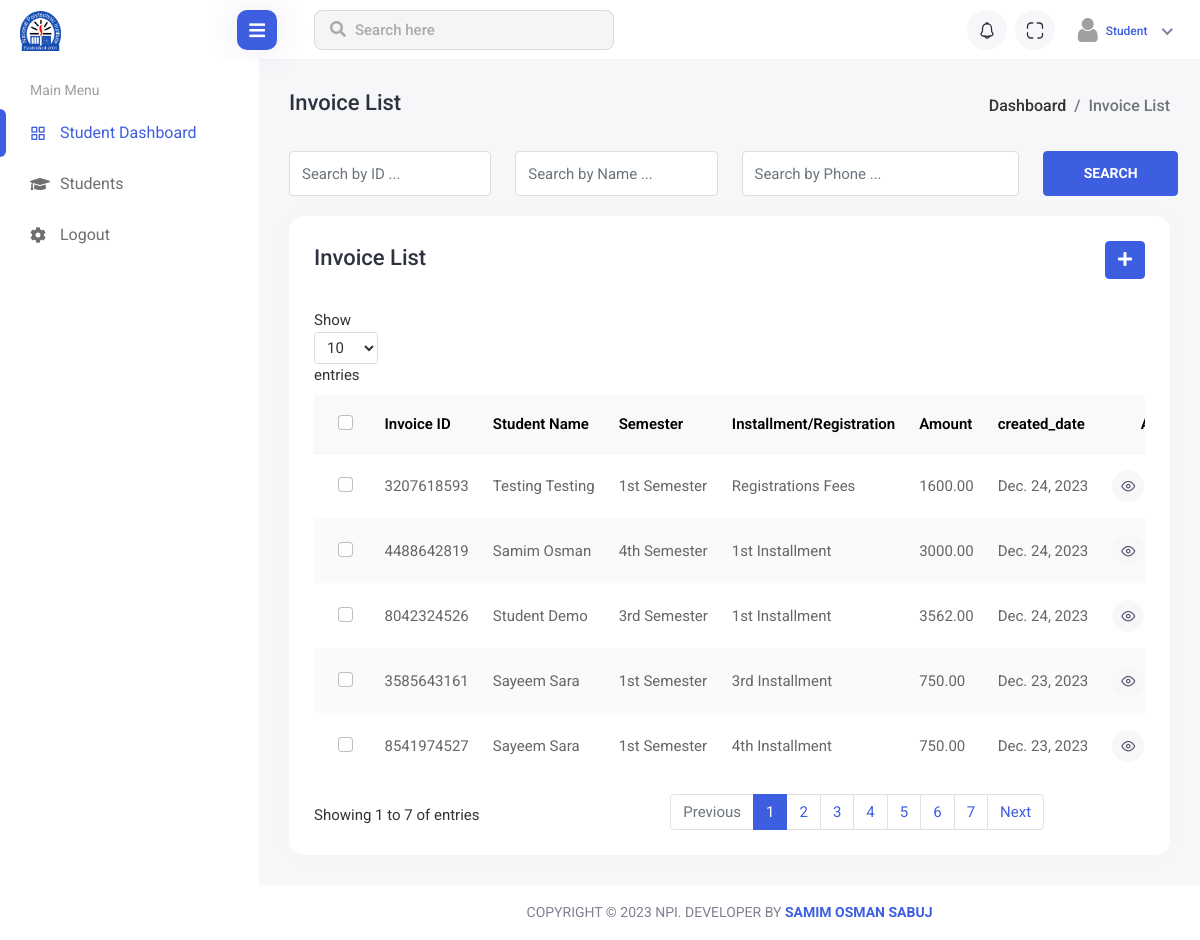
Screenshot of /student/invoice-list/ (signed in) with the database file from the repository.
### student/models.py (models this page shows, shortened)
class Invoice(models.Model):
    student = models.ForeignKey(student, on_delete=models.DO_NOTHING)
    semester = models.ForeignKey(Semesters, on_delete=models.DO_NOTHING, blank=True, null=True)
    installment = models.ForeignKey(Installments, on_delete=models.DO_NOTHING, blank=True, null=True)
    registration_fees = models.ForeignKey(Registration_fees, on_delete=models.DO_NOTHING, blank=True, null=True)
    Invoice_id = models.CharField(max_length=10)
    amount = models.DecimalField(max_digits=10, decimal_places=2)
    created_date = models.DateField(auto_now_add=True)

class Semesters(models.Model):
    TITLE = (
        ('1st Semester', '1st Semester'),
        ('2nd Semester', '2nd Semester'),
        ('3rd Semester', '3rd Semester'),
        ('4th Semester', '4th Semester'),
        ('5th Semester', '5th Semester'),
        ('6th Semester', '6th Semester'),
        ('7th Semester', '7th Semester'),
        ('8th Semester', '8th Semester'),
        )
    Student = models.ForeignKey(student, on_delete=models.CASCADE, related_name="Students")
    title = models.CharField(choices=TITLE, max_length=50)
    start_date = models.DateField(auto_now_add=True)
    result = models.FloatField(max_length=5, blank=True, null=True)
    is_complete = models.BooleanField(default=False)
    def __str__(self) -> str:
        return self.title
    class Meta:
        ordering = ['title']

class Registration_fees(models.Model):
    PAYMENT_METHOD = (
        ('Cash', 'Cash'),
        ('Bkash', 'Bkash'),
        ('Others', 'Others'),
    )
    Student = models.ForeignKey(student, on_delete=models.CASCADE, related_name='Student')
    semester = models.ForeignKey(Semesters, on_delete=models.DO_NOTHING, related_name='Registration_fees_semester')
    title = models.CharField(max_length=50, default="Registrations Fees")
    amount = models.DecimalField(decimal_places=2, max_digits=10)
    pay_date = models.DateField(blank=True, null=True)
    is_paid = models.BooleanField(default=False)
    payment_method = models.CharField(choices=PAYMENT_METHOD, max_length=15, blank=True, null=False)

class Installments(models.Model):
    TITLE = (
        ('1st Installment', '1st Installment'),
        ('2nd Installment', '2nd Installment'),
        ('3rd Installment', '3rd Installment'),
        ('4th Installment', '4th Installment'),
    )
    PAYMENT_METHOD = (
        ('Cash', 'Cash'),
        ('Bkash', 'Bkash'),
        ('Others', 'Others'),
    )
    semester = models.ForeignKey(Semesters, on_delete=models.CASCADE, related_name="Semester")
    title = models.CharField(choices=TITLE, max_length=50)
    amount = models.PositiveIntegerField(default=3750)
    discount = models.PositiveIntegerField(default=0)
    created_date = models.DateTimeField(auto_now_add=True)
    payment_method = models.CharField(choices=PAYMENT_METHOD, max_length=15, blank=True, null=False)
    is_paid = models.BooleanField(default=False)
    def __str__(self) -> str:
        return self.title
    class Meta:
        ordering = ['-created_date']

### account/models.py (models this page shows, shortened)
class User(AbstractBaseUser, PermissionsMixin):
    email = models.EmailField(max_length=50, blank=False, unique=True)
    username = models.CharField(max_length=40, validators=[UnicodeUsernameValidator], unique=True)
    is_active = models.BooleanField(default=True)
    is_staff = models.BooleanField(default=False)
    is_superuser = models.BooleanField(default=False)
    date_joined = models.DateTimeField(auto_now_add=True)
    objects = UserManager()
    is_student = models.BooleanField(default=False)
    is_teacher = models.BooleanField(default=False)
    is_adminstaff = models.BooleanField(default=False)
    USERNAME_FIELD = 'username'
    REQUIRED_FIELDS = ['email',]
    class Meta:
        ordering = ['-date_joined']

class student(User):
    GENDER = (
        ('Male', 'Male'),
        ('Female', 'Female'),
        ('Others', 'Others'),
    )
    RELIGION = (
        ('Islam', 'Islam'),
        ('Hindu', 'Hindu'),
        ('Chirstian', 'Chirstian'),
        ('Buddist', 'Buddist'),
        ('Others', 'Others'),
    )
    BLOOD_GROUP = (
        ('A+', 'A+'),
        ('A-', 'A-'),
        ('B+', 'B+'),
        ('B-', 'B-'),
        ('O+', 'O+'),
        ('O-', 'O-'),
        ('AB+', 'AB+'),
        ('AB-', 'AB-'),
    )
    first_name = models.CharField(max_length=20)
    last_name = models.CharField(max_length=20)
    address = models.TextField(blank=True)
    gender = models.CharField(choices=GENDER, max_length=10, blank=True, null=False)
    date_of_birth = models.DateField(blank=True, null=False)
    blood_group = models.CharField(choices=BLOOD_GROUP, max_length=5, blank=True, null=False)
    roll_no = models.PositiveIntegerField(blank=True)
    religion = models.CharField(choices=RELIGION, max_length=10, blank=True, null=False)
    phone_number = models.TextField()
    student_image = models.ImageField(upload_to='student/img/', blank=True, null=False, default='student_avatar.png/')
    department = models.ForeignKey(Department, on_delete=models.CASCADE, related_name='student_deparment', blank=True, null=True)
    semester = models.CharField(max_length=40)
    tuition_fees_discount = models.IntegerField(blank=True, null=True)
    otp_token = models.CharField(max_length=6, blank=True, null=True)
    is_varified = models.BooleanField(default=False)

### student/views.py (the view)
# urls.py: path('invoice-list/', invoice_list, name='invoice_list'),
@login_required(login_url='login')
def invoice_list(request):
    invoices = Invoice.objects.all().order_by('-id')
    item_per_page = 5
    paginator = Paginator(invoices, item_per_page)
    page = request.GET.get('page')
    try:
        invoice = paginator.page(page)
    except EmptyPage:
        invoice = paginator.page(1)
    except PageNotAnInteger:
        invoice = paginator.page(1)
    except InvalidPage:
        invoice = paginator.page(1)
    context = {'invoice': invoice, 'paginator': paginator}
    return render(request, 'fees/invoice_list.html', context)

### templates/fees/invoice_list.html (shortened to what this page needs)
{% extends '../base/base.html' %}
{% load static %}
{% block body_content %}
<div class="content container-fluid">
    <div class="page-header">
        <div class="row">
            <div class="col-sm-12">
                <div class="page-sub-header">
                    <h3 class="page-title">Invoice List</h3>
                    <ul class="breadcrumb">
                        <li class="breadcrumb-item"><a href="">Dashboard</a></li>
                        <li class="breadcrumb-item active">Invoice List</li>
                    </ul>
                </div>
            </div>
        </div>
    </div>
    <div class="student-group-form">
        <div class="row">
            <div class="col-lg-3 col-md-6">
                <div class="form-group">
                    <input type="text" class="form-control" placeholder="Search by ID ...">
                </div>
            </div>
            <div class="col-lg-3 col-md-6">
                <div class="form-group">
                    <input type="text" class="form-control" placeholder="Search by Name ...">
                </div>
            </div>
            <div class="col-lg-4 col-md-6">
                <div class="form-group">
                    <input type="text" class="form-control" placeholder="Search by Phone ...">
                </div>
            </div>
            <div class="col-lg-2">
                <div class="search-student-btn">
                    <button type="btn" class="btn btn-primary">Search</button>
                </div>
            </div>
        </div>
    </div>
    <div class="row">
        <div class="col-sm-12">
            <div class="card card-table comman-shadow">
                <div class="card-body">
                    <div class="page-header">
                        <div class="row align-items-center">
                            <div class="col">
                                <h3 class="page-title">Invoice List</h3>
                            </div>
                            <div class="col-auto text-end float-end ms-auto download-grp">
                                <a href="{% url 'invoice_list' %}" class="btn btn-primary"><i
                                        class="fas fa-plus"></i></a>
                            </div>
                        </div>
                    </div>
                    <div class="table-responsive">
                        <div id="DataTables_Table_0_wrapper" class="dataTables_wrapper dt-bootstrap4 no-footer">
                            <div class="row">
                                <div class="col-sm-12 col-md-6">
                                    <div class="dataTables_length" id="DataTables_Table_0_length"><label>Show <select
                                                name="DataTables_Table_0_length" aria-controls="DataTables_Table_0"
                                                class="custom-select custom-select-sm form-control form-control-sm">
                                                <option value="10">10</option>
                                            </select> entries</label></div>
                                </div>
                                <div class="col-sm-12 col-md-6"></div>
                            </div>
                            <div class="row">
                                <div class="col-sm-12">
                                    <table
                                        class="table border-0 star-student table-hover table-center mb-0 datatable table-striped dataTable no-footer"
                                        id="DataTables_Table_0" role="grid" aria-describedby="DataTables_Table_0_info">
                                        <thead class="student-thread">
                                            <tr>
                                                <th>
                                                    <div class="form-check check-tables">
                                                        <input class="form-check-input" type="checkbox"
                                                            value="something">
                                                    </div>
                                                </th>
                                                <th>Invoice ID</th>
                                                <th>Student Name</th>
                                                <th>Semester</th>
                                                <th>Installment/Registration</th>
                                                <th>Amount</th>
                                                <th>created_date</th>
                                                <th class="text-end">Action</th>
                                            </tr>
                                        </thead>
                                        <tbody>
                                            {% for invoices in invoice %}
                                            <tr>
                                                <td>
                                                    <div class="form-check check-tables">
                                                        <input class="form-check-input" type="checkbox"
                                                            value="something">
                                                    </div>
                                                </td>
                                                <td>{{invoices.Invoice_id}}</td>
                                                <td>
                                                    {{invoices.student.first_name}} {{invoices.student.last_name}}
                                                </td>
                                                <td>{{invoices.semester}}</td>
                                                <td>
                                                    {% if invoices.installment %}
                                                    {{invoices.installment}}
                                                    {% endif %}
                                                    {% if invoices.registration_fees %}
                                                    {{invoices.registration_fees.title}}
                                                    {% endif %}
                                                </td>
                                                <td>{{invoices.amount}}</td>
                                                <td>{{invoices.created_date}}</td>
                                                <td class="text-end">
                                                    <div class="actions">
                                                        <a href="javascript:;" class="btn btn-sm bg-success-light me-2">
                                                            <i class="feather-eye"></i>
                                                        </a>
                                                    </div>
                                                </td>
                                            </tr>
                                            {% endfor %}
                                        </tbody>
                                    </table>
                                </div>
                            </div>
                            {% include './pagination.html' %}
                        </div>
                    </div>
                </div>
            </div>
        </div>
    </div>
</div>
{% endblock body_content %}

### rows the page displays
Invoice: Invoice_id "3207618593", student.first_name "Testing", student.last_name "Testing", semester "1st Semester", registration_fees "Registrations Fees", amount "1600.00", created_date "Dec. 24, 2023"
Invoice: Invoice_id "4488642819", student.first_name "Samim", student.last_name "Osman", semester "4th Semester", installment "1st Installment", amount "3000.00", created_date "Dec. 24, 2023"
Invoice: Invoice_id "8042324526", student.first_name "Student", student.last_name "Demo", semester "3rd Semester", installment "1st Installment", amount "3562.00", created_date "Dec. 24, 2023"
Invoice: Invoice_id "3585643161", student.first_name "Sayeem", student.last_name "Sara", semester "1st Semester", installment "3rd Installment", amount "750.00", created_date "Dec. 23, 2023"
Invoice: Invoice_id "8541974527", student.first_name "Sayeem", student.last_name "Sara", semester "1st Semester", installment "4th Installment", amount "750.00", created_date "Dec. 23, 2023"

### other values shown
{{ invoice.number }} "1"
{{ invoice.paginator.num_pages }} "7"
{{ page }} "1" "2" "3" "4" "5" "6" "7"
